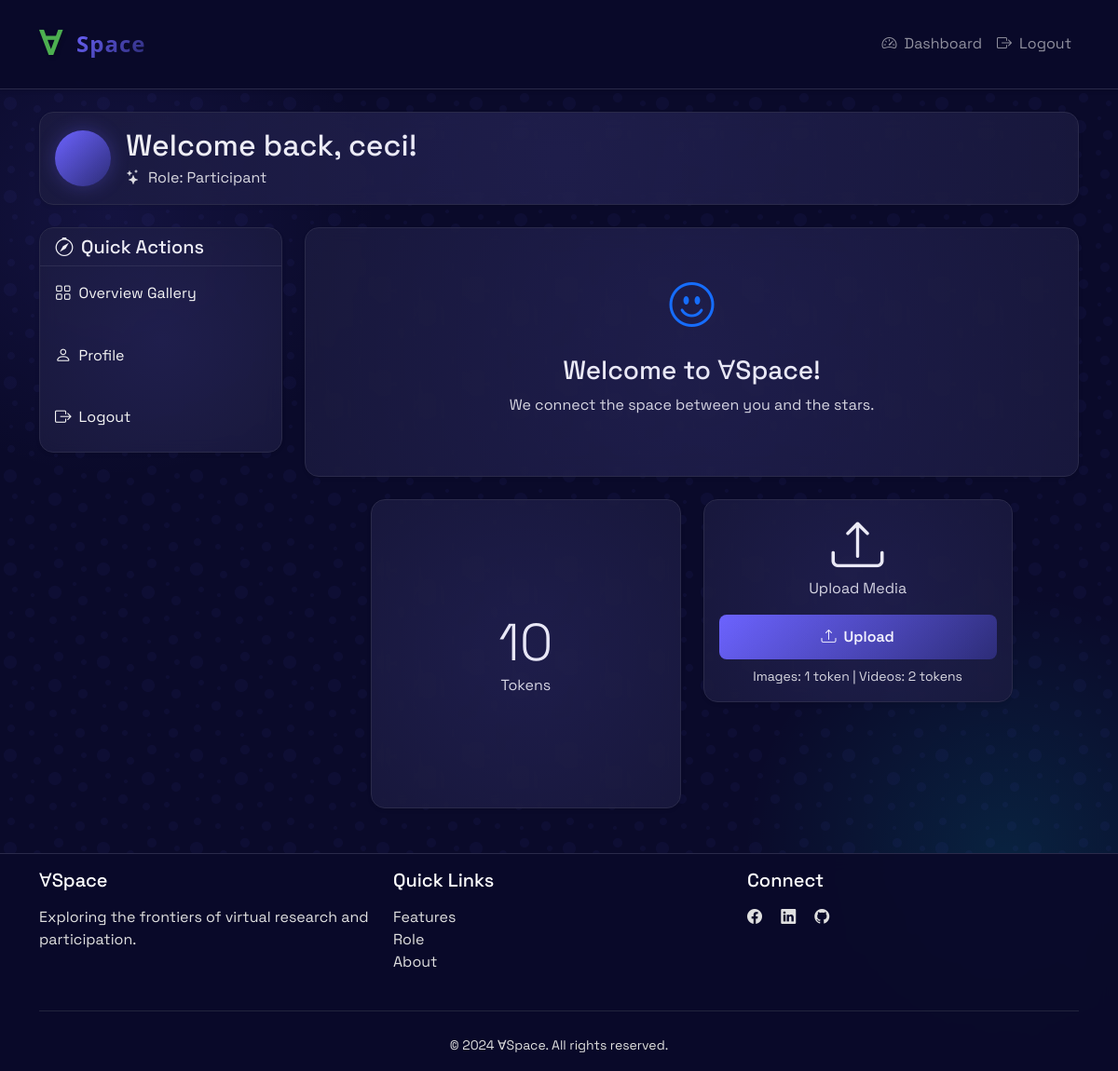
The app's page /dashboard/ (signed in) with its own data.
### users/models.py (models this page shows, shortened)
class CustomUser(AbstractUser):
    ROLE_CHOICES = [
        ('researcher', 'Researcher'),
        ('participant', 'Participant'),
    ]
    role = models.CharField(max_length=20, choices=ROLE_CHOICES, default='participant')
    email = models.EmailField(unique=True)
    token = models.CharField(max_length=20, unique=True, blank=True, null=True)
    tokens_amount = models.IntegerField(default=0, help_text="Amount of special currency tokens")

### users/views.py (the view)
# urls.py: path('dashboard/', views.dashboard, name='dashboard'),
@login_required
def dashboard(request):
    return render(request, 'users/dashboard.html')

### templates/users/dashboard.html (shortened to what this page needs)
{% extends "base.html" %}
{% block content %}
<div class="container mt-4">
    <div class="row mb-4">
        <div class="col-12">
            <div class="card shadow-sm space-element">
                <div class="card-body">
                    <div class="d-flex align-items-center">
                        <div class="avatar-circle bg-gradient-primary text-white me-3">
                        </div>
                        <div>
                            <h2 class="mb-1">Welcome back, {{ user.username }}!</h2>
                            <p class="text-muted mb-0">
                                <i class="bi bi-stars me-2"></i>Role: {{ user.role|title }}
                            </p>
                        </div>
                    </div>
                </div>
            </div>
        </div>
    </div>
    <div class="row">
        <div class="col-md-3">
            <div class="card shadow-sm mb-4 space-element">
                <div class="card-header bg-transparent">
                    <h5 class="card-title mb-0">
                        <i class="bi bi-compass me-2"></i>Quick Actions
                    </h5>
                </div>
                <div class="card-body p-0">
                    <div class="list-group list-group-flush">
                        <a href="{% url 'gallery' %}" class="list-group-item list-group-item-action d-flex align-items-center">
                            <i class="bi bi-grid me-2"></i> Overview Gallery
                        </a>
                        <a href="{% url 'profile' %}" class="list-group-item list-group-item-action d-flex align-items-center">
                            <i class="bi bi-person me-2"></i> Profile
                        </a>
                        <a href="{% url 'logout' %}" class="list-group-item list-group-item-action d-flex align-items-center">
                            <i class="bi bi-box-arrow-right me-2"></i> Logout
                        </a>
                    </div>
                </div>
            </div>
        </div>
        <div class="col-md-9">
            <div class="card shadow-sm mb-4 space-element">
                <div class="card-body text-center py-5">
                    <i class="bi bi-emoji-smile text-primary" style="font-size: 3rem;"></i>
                    <h3 class="mt-3">Welcome to ∀Space!</h3>
                    <p class="text-muted">We connect the space between you and the stars.</p>
                </div>
            </div>
            <div class="row justify-content-center">
                <div class="col-md-5">
                    <div class="card shadow-sm space-element tokens-card mb-5">
                        <div class="card-body d-flex flex-column justify-content-center align-items-center">
                            <h2 class="display-4 mb-0">{{ user.tokens_amount }}</h2>
                            <p class="text-muted mb-0">Tokens</p>
                        </div>
                    </div>
                </div>
                {% if not user.is_admin and user.role.lower != 'researcher' %}
                <div class="col-md-5">
                    <div class="card shadow-sm space-element mb-5">
                        <div class="card-body d-flex flex-column justify-content-center align-items-center text-center">
                            <h2 class="display-4 mb-0">
                                <i class="bi bi-upload"></i>
                            </h2>
                            <p class="text-muted mb-3">Upload Media</p>
                            <a href="{% url 'upload_media' %}" class="btn btn-primary">
                                <i class="bi bi-upload me-2"></i>Upload
                            </a>
                            <small class="text-muted mt-2">
                                Images: 1 token | Videos: 2 tokens
                            </small>
                        </div>
                    </div>
                </div>
            {% endif %}
            </div>
        </div>
    </div>
</div>
{% endblock %}

### static/css/style.css (style rules this page uses)
:root { --primary-color: #6C63FF; --secondary-color: #2A2A72; --accent-color: #00F5FF; --dark-bg: #0A0A2A; --darker-bg: #050510; --light-bg: #1A1A3A; --text-color: #FFFFFF; --text-muted: #E0E0E0; --text-light: #F5F5F5; --border-color: #2A2A4A; --card-bg: rgba(26, 26, 58, 0.8); --gradient-primary: linear-gradient(135deg, var(--primary-color), var(--secondary-color)); --gradient-accent: linear-gradient(135deg, var(--accent-color), var(--primary-color)); }
body { font-family: 'Space Grotesk', sans-serif; background-color: var(--dark-bg); color: var(--text-color); min-height: 100vh; display: flex; flex-direction: column; background-image: radial-gradient(circle at 10% 20%, rgba(108, 99, 255, 0.1) 0%, transparent 20%), radial-gradient(circle at 90% 80%, rgba(0, 245, 255, 0.1) 0%, transparent 20%); background-attachment: fixed; }
.btn-primary { padding: 0.75rem 1.5rem; font-weight: 600; border-radius: 0.5rem; transition: all 0.3s ease; width: 100%; background-color: var(--primary-color); border: none; }
.card { border-radius: 1rem; width: 100%; transition: all 0.3s ease; border: none; box-shadow: 0 4px 6px rgba(0, 0, 0, 0.1); }
.card-header { border-top-left-radius: 1rem; border-top-right-radius: 1rem; background: linear-gradient(45deg, var(--primary-color), var(--primary-hover)); }
.space-theme::before { content: ''; position: fixed; top: 0; left: 0; width: 100%; height: 100%; pointer-events: none; z-index: -1; }
.card { background: var(--card-bg); backdrop-filter: blur(10px); border: 1px solid var(--border-color); border-radius: 15px; transition: transform 0.3s ease, box-shadow 0.3s ease; color: var(--text-light); }
.card-header { background: rgba(26, 26, 58, 0.5); border-bottom: 1px solid var(--border-color); color: var(--text-light); }
.card-title { color: var(--text-light); }
.btn-primary { background: var(--gradient-primary); border: none; transition: all 0.3s ease; }
.space-element { position: relative; overflow: hidden; }
.space-element::before { content: ''; position: absolute; top: -50%; left: -50%; width: 200%; height: 200%; background: radial-gradient(circle at center, rgba(108, 99, 255, 0.1) 0%, transparent 70%); animation: rotate 20s linear infinite; }
.bi { transition: transform 0.3s ease; }
a { color: var(--accent-color); text-decoration: none; transition: color 0.3s ease; }
.list-group-item { background: transparent; color: var(--text-light); border: none; }
.text-muted { color: var(--text-muted) !important; }
::placeholder { color: rgba(255, 255, 255, 0.6); }

### templates/base.html (style rules this page uses)
body { min-height: 100vh; display: flex; flex-direction: column; }
.card { transition: transform 0.2s; box-shadow: 0 2px 4px rgba(0,0,0,.05); }
.list-group-item { border: none; padding: 1rem; margin-bottom: 0.5rem; border-radius: 0.5rem !important; background-color: #f8f9fa; }

### templates/users/dashboard.html (style rules this page uses)
.avatar-circle { width: 60px; height: 60px; border-radius: 50%; display: flex; align-items: center; justify-content: center; font-size: 2rem; background: var(--gradient-primary); box-shadow: 0 0 20px rgba(108, 99, 255, 0.3); }
.bg-gradient-primary { background: var(--gradient-primary); }
.list-group-item { border: none; padding: 1rem; transition: all 0.3s ease; background: transparent; }
.list-group-item i { font-size: 1.1rem; }
.card-header { border-bottom: 1px solid var(--border-color); }
.space-element { position: relative; overflow: hidden; }
.space-element::before { content: ''; position: absolute; top: -50%; left: -50%; width: 200%; height: 200%; background: radial-gradient(circle at center, rgba(108, 99, 255, 0.1) 0%, transparent 70%); animation: rotate 20s linear infinite; pointer-events: none; }
.bi { transition: transform 0.3s ease; }
.tokens-card { aspect-ratio: 1; max-width: 400px; margin: 0 auto; }
.tokens-card .card-body { height: 100%; }

### records on screen
CustomUser: username "ceci", role "Participant", tokens_amount "10"
